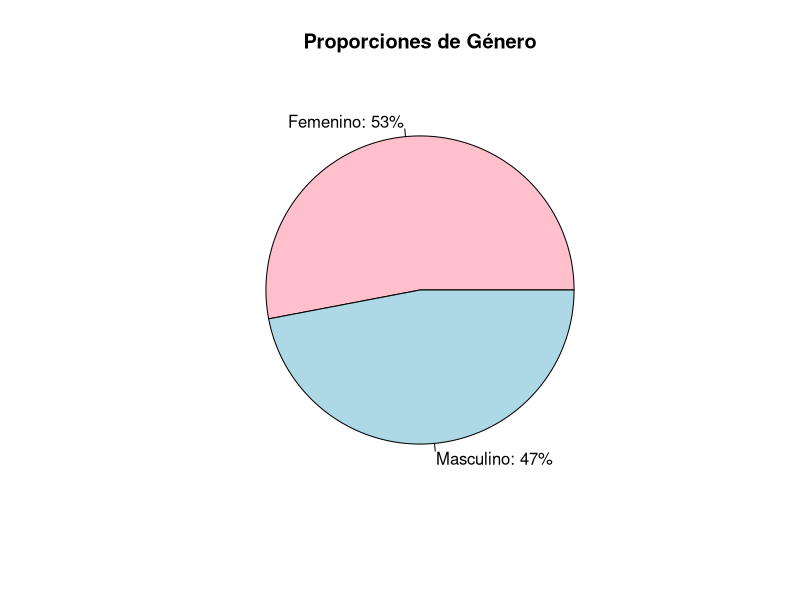
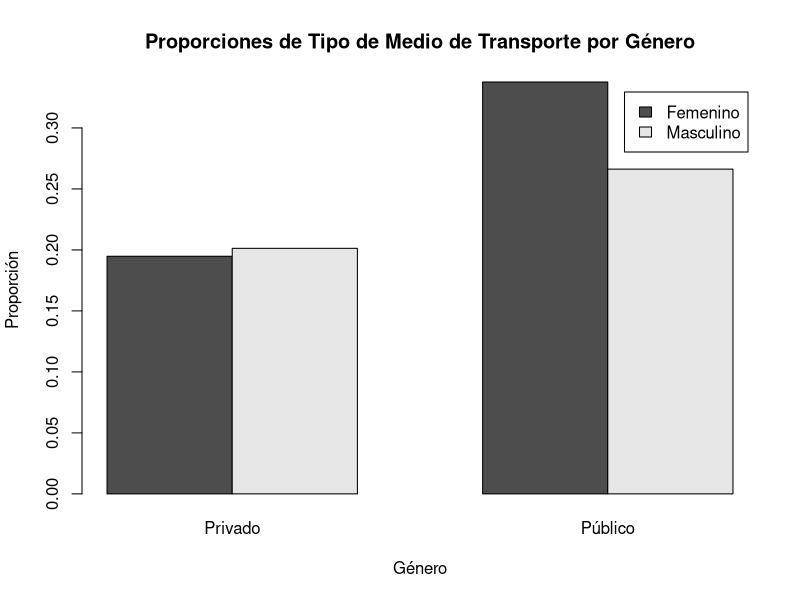
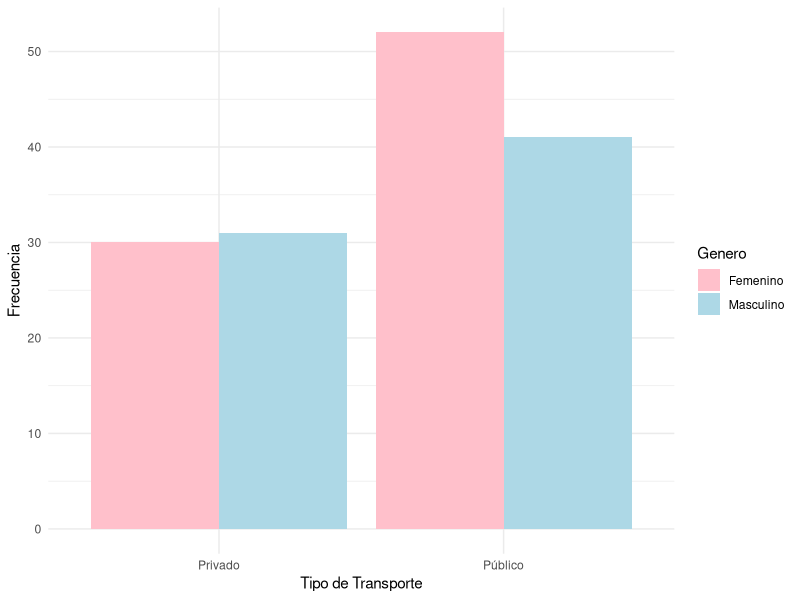
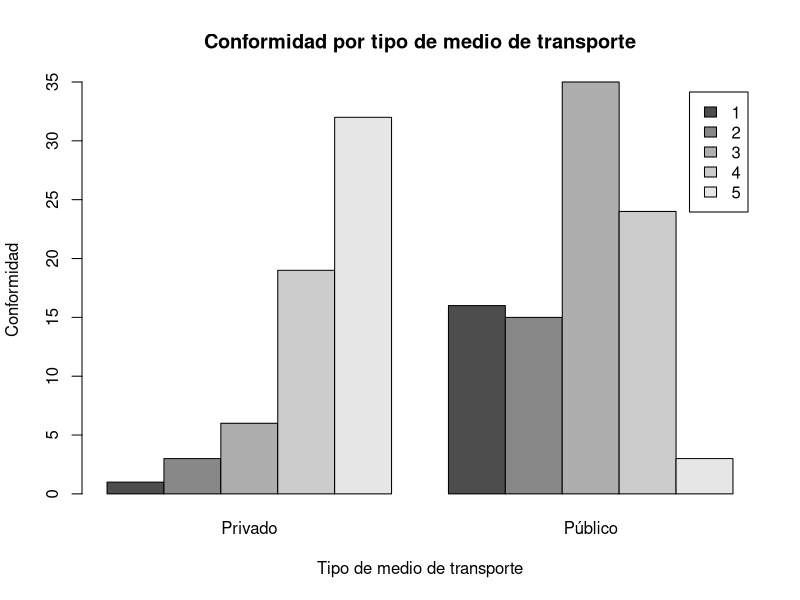
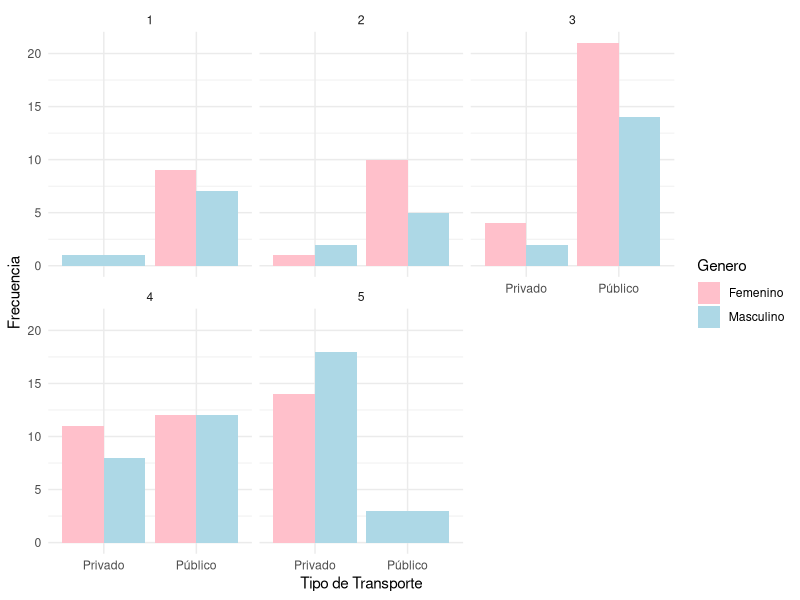
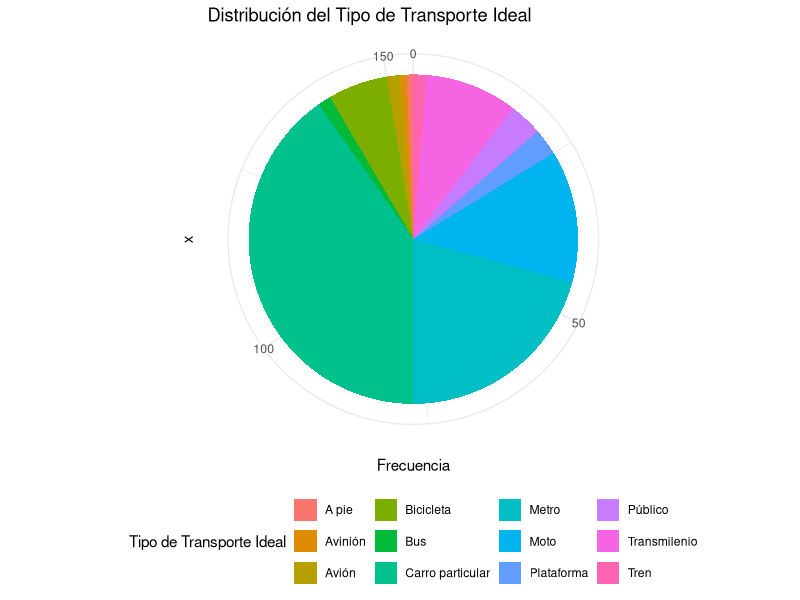
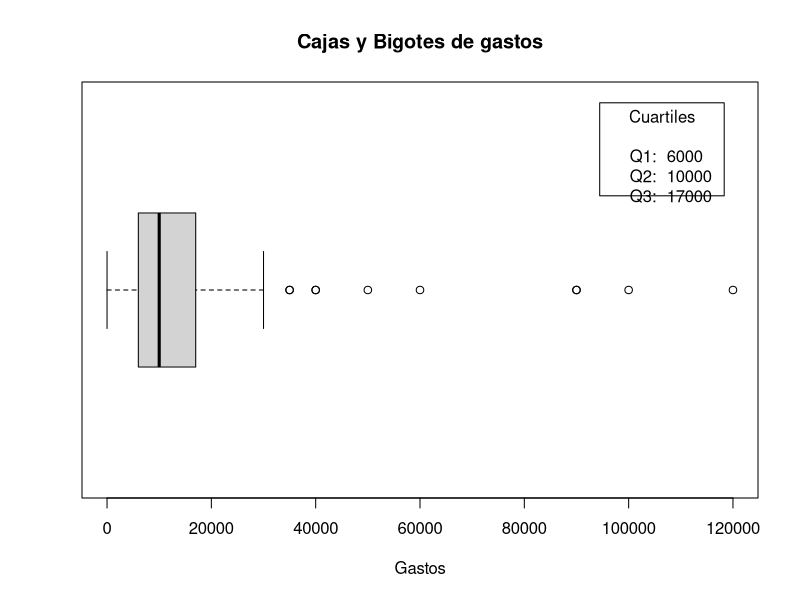
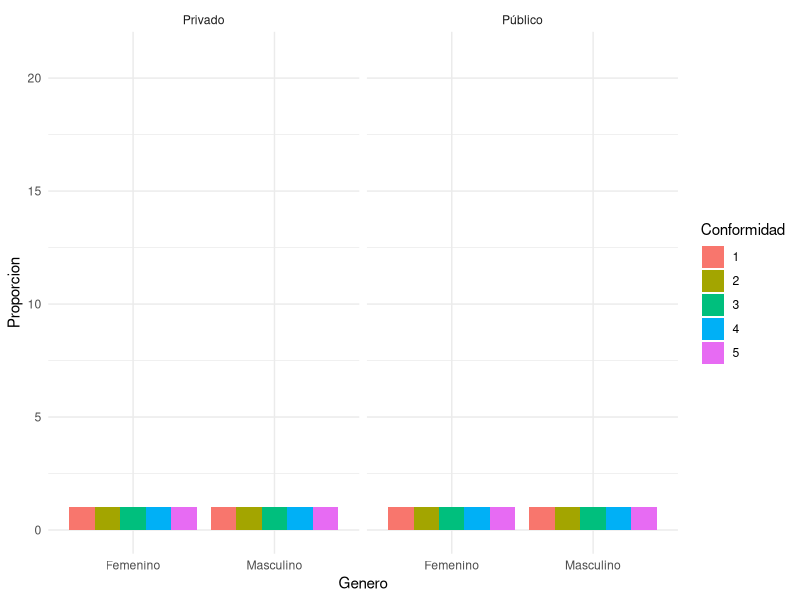

Here is the R script that generated these plots, in order:
## ---- chunk 1
 library(readxl)
 library(ggplot2)
  library(dplyr)
library(knitr)
 dr = read_excel("ENCUESTA MOVILIDAD(1-154) (1).xlsx")
 kable(dr)
 #Borrar las columnas innecesarias generadas por Microsoft Forms
 dr = dr[, -c(1)]
 generos = table(dr$`Genero `)
 proporciones_Genero = prop.table(generos)
 
 # Crear un gráfico de torta para mostrar la proporción en genero
  proporciones_Genero=round(proporciones_Genero, 2)
  etiquetas = paste0(names(proporciones_Genero), ": ", proporciones_Genero * 100, "%")
  graficaGeneros = pie(proporciones_Genero, col = c("pink", "lightblue"), main = "Proporciones de Género", labels = etiquetas)


relacionMedioTrans_Genero = table(dr$`Genero `, dr$`¿Qué tipo transporte usa?`)
tabla_RelacionMedioTrans = as.data.frame(prop.table(relacionMedioTrans_Genero))
colnames(tabla_RelacionMedioTrans) <- c("Genero", "Tipo de transporte", "Porcentaje")
tabla_RelacionMedioTrans$Porcentaje <- round(tabla_RelacionMedioTrans$Porcentaje * 100, 2)
#Mostrar la grafica que muestre porcentajes entre medio de transporte y genero
kable(tabla_RelacionMedioTrans)
prop_relacionMedioTrans_Genero = prop.table(relacionMedioTrans_Genero)

barplot(prop_relacionMedioTrans_Genero, beside = TRUE, legend.text = TRUE, main = "Proporciones de Tipo de Medio de Transporte por Género", xlab = "Género", ylab = "Proporción")

# Calcular la proporción de Tipo de Medio de Transporte por Género
prop_relacionMedioTrans_Genero = prop.table(table(dr$`Genero `, dr$`¿Qué tipo transporte usa?`))



# Relación entre tipo de medio de transporte y género

ggplot(dr, aes(x = `¿Qué tipo transporte usa?`, fill = `Genero `)) +
  geom_bar(position = "dodge") +
  labs(
    x = "Tipo de Transporte",
    y = "Frecuencia") +
  scale_fill_manual(values = c("pink", "lightblue")) +
  theme_minimal()


#Relacion entre nivel de conformidad y tipo de medio de transporte

barplot(table(dr$'Nivel de conformidad',dr$'¿Qué tipo transporte usa?'),beside = TRUE, legend.text = TRUE,main = "Conformidad por tipo de medio de transporte",xlab = "Tipo de medio de transporte", ylab="Conformidad")



# Conformidad por tipo de transporte y género
ggplot(dr, aes(x = `¿Qué tipo transporte usa?`, fill = `Genero `)) +
  geom_bar(position = "dodge") +
  facet_wrap(~ `Nivel de conformidad`) +
  labs(
       x = "Tipo de Transporte",
       y = "Frecuencia") +
  scale_fill_manual(values = c("pink", "lightblue")) +
  theme_minimal()


# Calcular la frecuencia de cada tipo de transporte ideal

frecuencia_transporte_ideal <- table(dr$`Medio transporte ideal. ¿Por qué?`)

# Convertir la tabla en un dataframe
df_frecuencia <- as.data.frame(frecuencia_transporte_ideal)

# Renombrar las columnas
colnames(df_frecuencia) <- c("Transporte_Ideal", "Frecuencia")

# Crear el gráfico de torta
ggplot(df_frecuencia, aes(x = "", y = Frecuencia, fill = Transporte_Ideal)) +
  geom_bar(stat = "identity") +
  coord_polar("y", start = 0) +
  labs(title = "Distribución del Tipo de Transporte Ideal",
       fill = "Tipo de Transporte Ideal") +
  theme_minimal() +
  theme(legend.position = "bottom")

# Boxplot para analizar gastos promedios de dinero
bp <- boxplot(as.numeric(dr$`En promedio cuánto dinero gasta a diario, en transporte`), 
  main="Cajas y Bigotes de gastos", 
  xlab="Gastos", 
  horizontal=TRUE)

# Mostrar los valores de q1, q2 y q3
q1 <- bp$stats[2]
q2 <- bp$stats[3]
q3 <- bp$stats[4]

# Agregar las etiquetas al gráfico
legend("topright", inset=.05, title="Cuartiles", 
       legend=paste("Q1: ", round(q1, 2), "\nQ2: ", round(q2, 2), "\nQ3: ", round(q3, 2)), cex=1)

# Gráfico que permita analizar género, conformidad y tiempo usando tablas de contingencia

# Crear una tabla de contingencia entre genero, conformidad y tiempo
tabla_contingencia <- table(dr$`Genero `, dr$`Nivel de conformidad`, dr$`¿Qué tipo transporte usa?`)
View(tabla_contingencia)

# Convertir la tabla de contingencia en un dataframe
df_contingencia <- as.data.frame.table(tabla_contingencia)

# Renombrar las columnas
colnames(df_contingencia) <- c("Genero", "Conformidad", "Tipo_Transporte", "Frecuencia")

# Crear el grafico de barras
ggplot(df_contingencia, aes(x = Genero, fill = Conformidad)) +
  geom_bar(position = "dodge") +
  facet_wrap(~ Tipo_Transporte) +
  labs(
    x = "Genero",
    y = "Proporcion",
    fill = "Conformidad") +
  theme_minimal() +
  ylim(0, max(df_contingencia$Frecuencia))

# Boxplot para analizar tiempo 
bp <- boxplot(as.numeric(dr$`Tiempo que tarda en 1 recorrido (Minutos)`),
  main = "Cajas y Bigotes de tiempo",
  xlab = "Tiempo",
  horizontal = T)

# Mostrar los valores de q1, q2 y q3
q1 <- bp$stats[2]
q2 <- bp$stats[3]
q3 <- bp$stats[4]

# Agregar las etiquetas al gráfico
legend("topright", inset=.05, title="Cuartiles", 
       legend=paste("Q1: ", round(q1, 2), "\nQ2: ", round(q2, 2), "\nQ3: ", round(q3, 2)), cex=1)

#Realizar una tabla de datos agrupados para analizar el nivel de conformidad con respecto al tiempo
# Calcular el número de intervalos (k)
n <- length(as.numeric(dr$`Tiempo que tarda en 1 recorrido (Minutos)`))
k <- ceiling(sqrt(n))

# Calcular el rango de los datos
rango <- max(as.numeric(dr$`Tiempo que tarda en 1 recorrido (Minutos)`)) - min(as.numeric(dr$`Tiempo que tarda en 1 recorrido (Minutos)`))

# Calcular el ancho de cada intervalo
ancho_intervalo <- ceiling(rango / k)

# Calcular los límites de cada intervalo
limites <- seq(min(as.numeric(dr$`Tiempo que tarda en 1 recorrido (Minutos)`)), max(as.numeric(dr$`Tiempo que tarda en 1 recorrido (Minutos)`)), by = ancho_intervalo)

# Crear una columna en el dataframe para asignar el intervalo correspondiente a cada dato
dr$Intervalo <- cut(as.numeric(dr$`Tiempo que tarda en 1 recorrido (Minutos)`), breaks = limites, include.lowest = TRUE)

# Agrupar los datos por intervalo
df_grouped <- group_by(dr, Intervalo)

df_summary <- summarise(df_grouped, Promedio_Conformidad = format(mean(as.numeric(`Nivel de conformidad`)), digits = 3))

# Mostrar el resumen de los promedios de conformidad por intervalo de tiempo
kable(df_summary)
